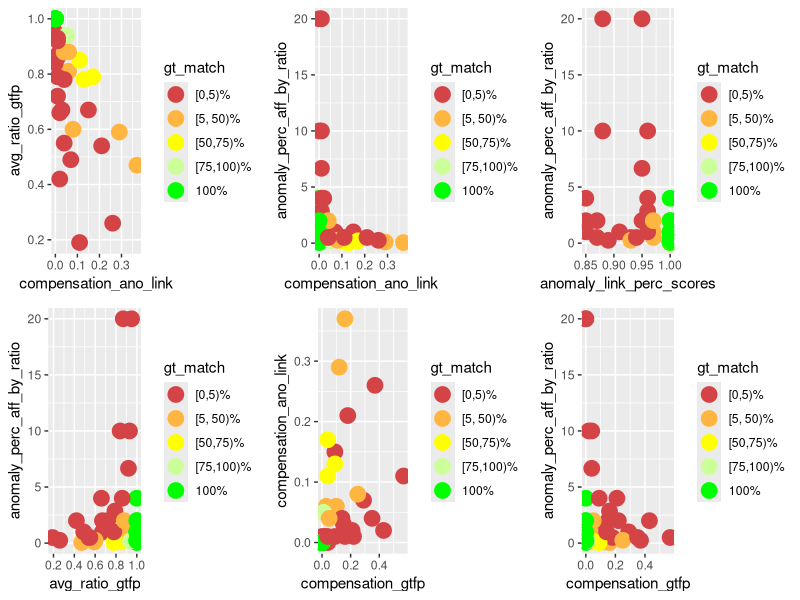
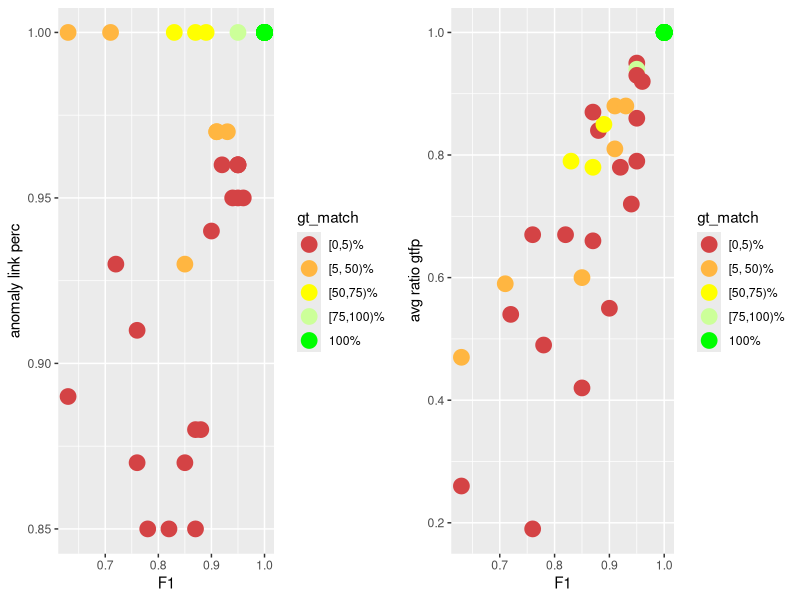
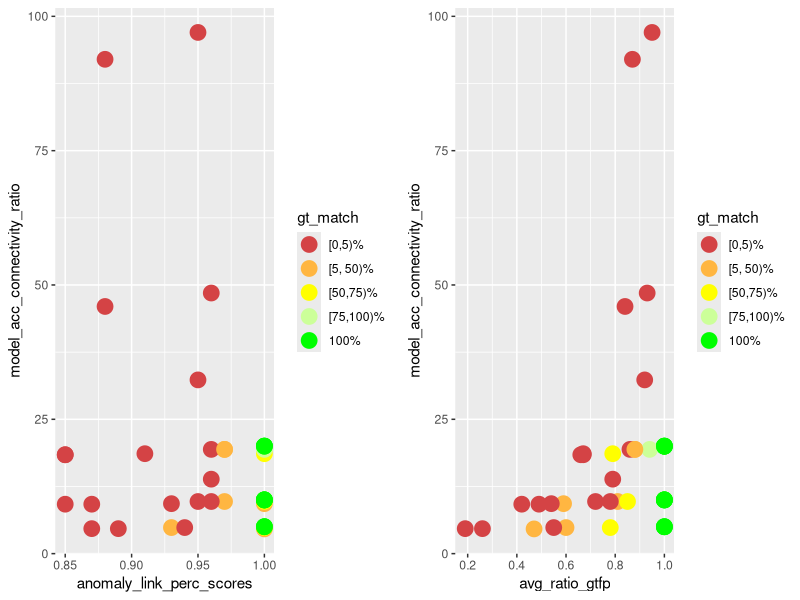
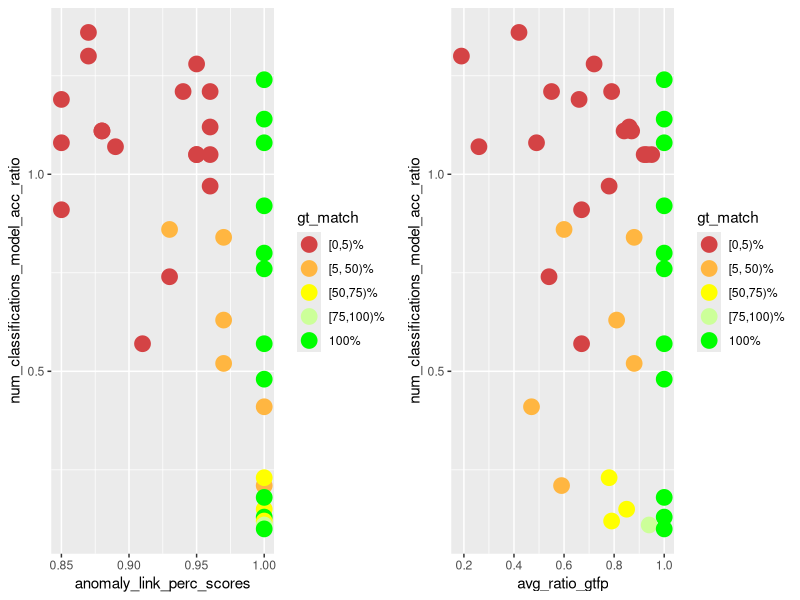
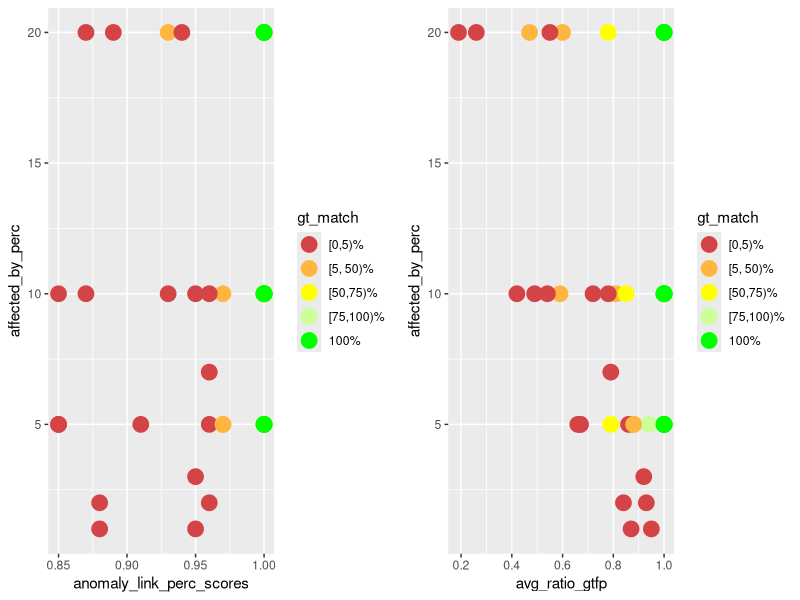
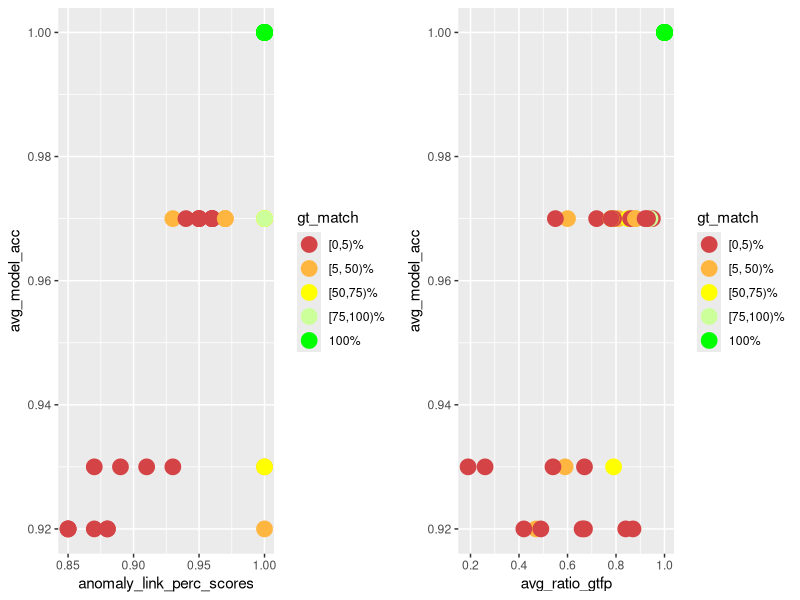

Reproduce these figures in R, in order.
library(ggplot2)
library(gridExtra)

PT_DEF <- geom_point(size=5)
COLOR_VALS <- c("#d44345", "#ffb641", "#ffff00", "#ccff99", "#00ff00")

gen_multi_plot_six <- function(
        pp1, pp2, pp3, pp4, pp5, pp6,
        y1, y2, y3, y4, y5, y6,
        x1, x2, x3, x4, x5, x6,
        filename
    ) {
    fpp1 <- pp1 + PT_DEF + xlab(x1) + ylab(y1) + scale_color_manual(values = color_mapping)
    fpp2 <- pp2 + PT_DEF + xlab(x2) + ylab(y2) + scale_color_manual(values = color_mapping)
    fpp3 <- pp3 + PT_DEF + xlab(x3) + ylab(y3) + scale_color_manual(values = color_mapping)
    fpp4 <- pp4 + PT_DEF + xlab(x4) + ylab(y4) + scale_color_manual(values = color_mapping)
    fpp5 <- pp5 + PT_DEF + xlab(x5) + ylab(y5) + scale_color_manual(values = color_mapping)
    fpp6 <- pp6 + PT_DEF + xlab(x6) + ylab(y6) + scale_color_manual(values = color_mapping)
    combined_plot <- grid.arrange(fpp1, fpp2, fpp3, fpp4, fpp5, fpp6, ncol = 3)
    ggsave(combined_plot, file = filename, width = 12, height = 6)
}

gen_multi_plot_two <- function(
        pp1, pp2, y1, y2, x1, x2, filename
    ) {
    fpp1 <- pp1 + PT_DEF + xlab(x1) + ylab(y1) + scale_color_manual(values = color_mapping)
    fpp2 <- pp2 + PT_DEF + xlab(x2) + ylab(y2) + scale_color_manual(values = color_mapping)
    combined_plot <- grid.arrange(fpp1, fpp2, ncol = 2)
    ggsave(combined_plot, file = filename, width = 12, height = 6)
}

# actual compensation insights

input <- read.csv(
    file = "meta_analysis.csv", header = TRUE, sep = ",", check.name = FALSE
)

# instead of the percentage value factor(gt_match_perc) for which I'd need 100
# colors, I only want to color / group them into 5 groups
LABELS <- c("[0,5)%", "[5, 50)%", "[50,75)%", "[75,100)%", "100%")
color_mapping <- setNames(COLOR_VALS, LABELS)

input$gt_match <- cut(
    input$gt_match_perc,
    breaks = c(0, 5, 50, 75, 100, Inf),
    labels = LABELS,
    include.lowest = TRUE,
    right = FALSE
)

p1 <- ggplot(
    data = input, aes_string(
        x = "compensation_ano_link",
        y = "avg_ratio_gtfp",
        color = "gt_match",
        group = "gt_match"
    )
)

p2 <- ggplot(
    data = input, aes_string(
        x = "compensation_ano_link",
        y = "anomaly_perc_aff_by_ratio",
        color = "gt_match",
        group = "gt_match"
    )
)

p3 <- ggplot(
    data = input, aes_string(
        x = "anomaly_link_perc_scores",
        y = "anomaly_perc_aff_by_ratio",
        color = "gt_match",
        group = "gt_match"
    )
)

p4 <- ggplot(
    data = input, aes_string(
        x = "avg_ratio_gtfp",
        y = "anomaly_perc_aff_by_ratio",
        color = "gt_match",
        group = "gt_match"
    )
)

p5 <- ggplot(
    data = input, aes_string(
        x = "compensation_gtfp",
        y = "compensation_ano_link",
        color = "gt_match",
        group = "gt_match"
    )
)

p6 <- ggplot(
    data = input, aes_string(
        x = "compensation_gtfp",
        y = "anomaly_perc_aff_by_ratio",
        color = "gt_match",
        group = "gt_match"
    )
)

gen_multi_plot_six(
    p1, p2, p3, p4, p5, p6,
    "avg_ratio_gtfp",
    "anomaly_perc_aff_by_ratio",
    "anomaly_perc_aff_by_ratio",
    "anomaly_perc_aff_by_ratio",
    "compensation_ano_link",
    "anomaly_perc_aff_by_ratio",
    "compensation_ano_link",
    "compensation_ano_link",
    "anomaly_link_perc_scores",
    "avg_ratio_gtfp",
    "compensation_gtfp",
    "compensation_gtfp",
    "compensation_analysis.png"
)

p1 <- ggplot(
    data = input, aes_string(
        x = "f1_scores",
        y = "anomaly_link_perc_scores",
        color = "gt_match",
        group = "gt_match"
    )
)

p2 <- ggplot(
    data = input, aes_string(
        x = "f1_scores",
        y = "avg_ratio_gtfp",
        color = "gt_match",
        group = "gt_match"
    )
)

gen_multi_plot_two(
    p1, p2,
    "anomaly link perc",
    "avg ratio gtfp",
    "F1",
    "F1",
    "f1_end_res_corr.png"
)

# model acc - connectivity - performance

p1 <- ggplot(
    data = input, aes_string(
        x = "anomaly_link_perc_scores",
        y = "model_acc_connectivity_ratio",
        color = "gt_match",
        group = "gt_match"
    )
)

p2 <- ggplot(
    data = input, aes_string(
        x = "avg_ratio_gtfp",
        y = "model_acc_connectivity_ratio",
        color = "gt_match",
        group = "gt_match"
    )
)

gen_multi_plot_two(
    p1, p2,
    "model_acc_connectivity_ratio",
    "model_acc_connectivity_ratio",
    "anomaly_link_perc_scores",
    "avg_ratio_gtfp",
    "modelacc_connectivity_performance.png"
)

# how many classifications and how acc models

p1 <- ggplot(
    data = input, aes_string(
        x = "anomaly_link_perc_scores",
        y = "num_classifications_model_acc_ratio",
        color = "gt_match",
        group = "gt_match"
    )
)

p2 <- ggplot(
    data = input, aes_string(
        x = "avg_ratio_gtfp",
        y = "num_classifications_model_acc_ratio",
        color = "gt_match",
        group = "gt_match"
    )
)

gen_multi_plot_two(
    p1, p2,
    "num_classifications_model_acc_ratio",
    "num_classifications_model_acc_ratio",
    "anomaly_link_perc_scores",
    "avg_ratio_gtfp",
    "num_classifications_model_acc.png"
)

# affected_by against perf

p1 <- ggplot(
    data = input, aes_string(
        x = "anomaly_link_perc_scores",
        y = "affected_by_perc",
        color = "gt_match",
        group = "gt_match"
    )
)

p2 <- ggplot(
    data = input, aes_string(
        x = "avg_ratio_gtfp",
        y = "affected_by_perc",
        color = "gt_match",
        group = "gt_match"
    )
)

gen_multi_plot_two(
    p1, p2,
    "affected_by_perc",
    "affected_by_perc",
    "anomaly_link_perc_scores",
    "avg_ratio_gtfp",
    "aff_by_perf.png"
)

# model_acc against perf

p1 <- ggplot(
    data = input, aes_string(
        x = "anomaly_link_perc_scores",
        y = "avg_model_acc",
        color = "gt_match",
        group = "gt_match"
    )
)

p2 <- ggplot(
    data = input, aes_string(
        x = "avg_ratio_gtfp",
        y = "avg_model_acc",
        color = "gt_match",
        group = "gt_match"
    )
)

gen_multi_plot_two(
    p1, p2,
    "avg_model_acc",
    "avg_model_acc",
    "anomaly_link_perc_scores",
    "avg_ratio_gtfp",
    "model_acc_perf.png"
)
